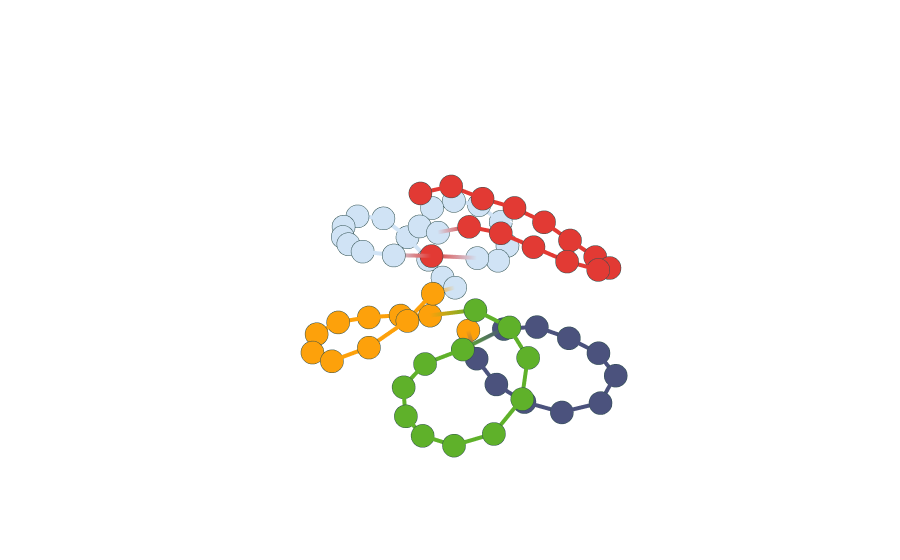

Notebook source saved alongside this figure:
### Code cell
fig = plot_chain_with_communities('curve_1')
fig.show()

### Figure 1 — Plotly figure (JSON) as saved in the notebook; plotly's stock layout.template omitted (floating-point values rounded to 4 significant figures)
{"data": [{"hoverinfo": "text", "hovertemplate": ["4", "2", "2", "2", "2", "2", "2", "2", "2", "2", "2", "3", "3", "3", "3", "3", "3", "3", "3", "3", "3", "3", "4", "4", "4", "4", "4", "4", "4", "4", "4", "4", "1", "1", "1", "1", "1", "1", "1", "1", "1", "1", "1", "5", "1", "1", "1", "1", "1", "1", "1", "1", "1", "5", "5", "5", "5", "5", "5", "5", "5", "5", "5", "5", "5", "5"], "line": {"color": [4, 2, 2, 2, 2, 2, 2, 2, 2, 2, 2, 3, 3, 3, 3, 3, 3, 3, 3, 3, 3, 3, 4, 4, 4, 4, 4, 4, 4, 4, 4, 4, 1, 1, 1, 1, 1, 1, 1, 1, 1, 1, 1, 5, 1, 1, 1, 1, 1, 1, 1, 1, 1, 5, 5, 5, 5, 5, 5, 5, 5, 5, 5, 5, 5, 5], "colorscale": [[0, "#d0e3f5"], [0.1667, "#712e67"], [0.3333, "#267592"], [0.5, "#5fb12a"], [0.6667, "#fac800"], [0.8333, "#ff7917"], [1, "#e23a34"]], "width": 8}, "marker": {"color": [4, 2, 2, 2, 2, 2, 2, 2, 2, 2, 2, 3, 3, 3, 3, 3, 3, 3, 3, 3, 3, 3, 4, 4, 4, 4, 4, 4, 4, 4, 4, 4, 1, 1, 1, 1, 1, 1, 1, 1, 1, 1, 1, 5, 1, 1, 1, 1, 1, 1, 1, 1, 1, 5, 5, 5, 5, 5, 5, 5, 5, 5, 5, 5, 5, 5], "colorscale": [[0, "#d0e3f5"], [0.1667, "#712e67"], [0.3333, "#267592"], [0.5, "#5fb12a"], [0.6667, "#fac800"], [0.8333, "#ff7917"], [1, "#e23a34"]], "line": {"color": "DarkSlateGrey", "width": 4}, "size": 8}, "name": "Curve", "type": "scatter3d", "x": [-5.268, -4.577, -4.051, -3.958, -4.297, -5.138, -6.287, -6.916, -6.929, -6.466, -5.351, -3.669, -2.412, -1.382, -0.6832, -0.4617, -0.7204, -1.548, -2.657, -3.698, -4.273, -4.339, -3.7, -3.319, -2.46, -1.342, -0.3094, 0.3447, 0.2461, -0.6537, -2.006, -3.503, -5.047, -5.817, -6.429, -6.602, -6.241, -5.192, -4.149, -3.511, -3.121, -2.99, -3.559, -4.756, -6.621, -7.864, -9.116, -9.784, -9.475, -8.481, -7.247, -6.083, -6.009, -6.136, -6.336, -6.63, -7.023, -7.812, -8.827, -9.474, -9.524, -9.203, -8.668, -7.925, -6.94, -5.66], "y": [2.403, 3.501, 4.923, 6.202, 7.393, 8.158, 7.976, 7.012, 5.826, 4.71, 4.036, 3.599, 3.014, 3.052, 3.979, 5.037, 6.08, 6.786, 6.808, 6.151, 4.978, 3.501, 1.927, 0.6588, -0.2176, -0.5255, -0.1844, 0.7284, 1.833, 2.599, 2.806, 2.341, 1.858, 0.3883, -1.138, -2.687, -3.858, -4.28, -3.782, -2.85, -1.825, -0.6937, 0.337, 0.9464, 1.502, 1.568, 1.054, 0.05745, -1.008, -1.607, -1.679, -1.179, -0.0245, 1.458, 2.727, 3.899, 4.993, 5.762, 5.735, 4.857, 3.674, 2.588, 1.503, 0.4882, -0.2411, -0.5281], "z": [-1.738, -1.887, -1.534, -1.092, -0.7049, -0.2285, -0.1185, -0.4209, -0.6627, -0.5807, -0.3153, -0.3695, -0.5571, -0.8258, -0.699, -0.2151, 0.3065, 0.8219, 1.335, 1.6, 1.493, 1.077, 0.04445, -0.6627, -0.7867, -0.4078, 0.1078, 0.5424, 1.063, 1.616, 1.878, 1.634, 0.4676, -0.5455, -0.9218, -0.6535, -0.02557, 0.4117, 0.6873, 1.041, 1.508, 1.914, 2.022, 1.629, 0.7074, -0.1751, -0.4201, -0.02653, 0.4987, 0.9179, 1.128, 1.069, 1.44, 2.462, 2.774, 2.689, 2.497, 2.116, 1.518, 1.078, 1.162, 1.624, 2.019, 2.312, 2.979, 3.139]}], "layout": {"scene": {"camera": {"eye": {"x": 0.9, "y": 0.9, "z": 1.3}, "up": {"x": -10, "y": 0, "z": 30}}, "xaxis": {"backgroundcolor": "rgb(200, 200, 230)", "gridcolor": "rgba(0,0,0,0)", "showbackground": false, "showticklabels": false, "title": {"text": " "}, "zerolinecolor": "rgba(0,0,0,0)"}, "yaxis": {"backgroundcolor": "rgb(200, 200, 230)", "gridcolor": "rgba(0,0,0,0)", "showbackground": false, "showticklabels": false, "title": {"text": " "}, "zerolinecolor": "rgba(0,0,0,0)"}, "zaxis": {"backgroundcolor": "rgb(200, 200, 230)", "gridcolor": "rgba(0,0,0,0)", "showbackground": false, "showticklabels": false, "title": {"text": " "}, "zerolinecolor": "rgba(0,0,0,0)"}}}}
